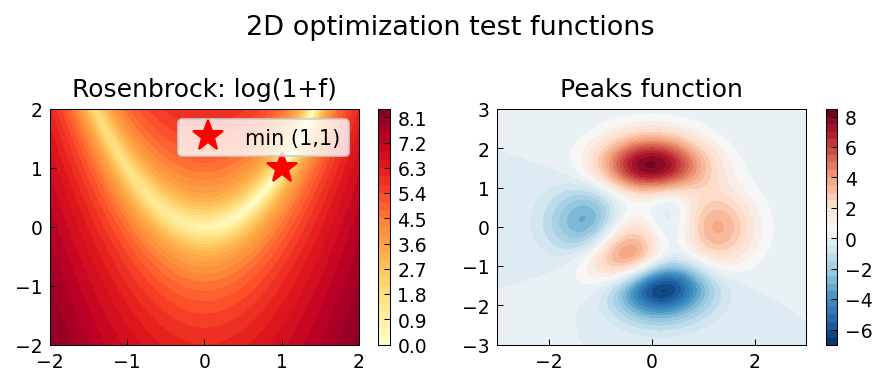

Generate this figure with Python:
"""Global optimization in 2D.

Finds global minima of 2D test functions using Chebfun2 root-finding,
following opt/DixonSzego.m by Fowkes & Trefethen (November 2010),
opt/Rosenbrock.m by Trefethen (October 2010), and
opt/ConstrainedOptimization.m by Alex Townsend (January 2014).

Original MATLAB Chebfun: Copyright 2017 by The University of Oxford and
The Chebfun Developers. See https://www.chebfun.org/ for Chebfun information.
"""
import os

os.environ.setdefault("XLA_PYTHON_CLIENT_PREALLOCATE", "false")

import matplotlib

matplotlib.use("Agg")
import os
import sys

import jax.numpy as jnp
import matplotlib.pyplot as plt
import numpy as np

sys.path.insert(0, os.path.join(os.path.dirname(__file__), '..', '..', 'src'))

import chebfunjax as cj
from chebfunjax.plotting import chebfun_style

chebfun_style()

def run():
    print("=" * 60)
    print("Global optimization in 2D")
    print("=" * 60)

    # --- Rosenbrock function ---
    # f(x,y) = (1-x)^2 + 100*(y-x^2)^2
    # Global min at (1, 1), f = 0
    print("\nRosenbrock function on [-2,2]^2:")

    def rosen(x, y):
        return (1 - x)**2 + 100 * (y - x**2)**2

    f_rosen = cj.chebfun2(rosen, domain=[-2, 2, -2, 2])
    print(f"  Rank: {f_rosen.rank}")

    # Minimum should be at (1, 1)
    val_at_min = float(f_rosen(jnp.array(1.0), jnp.array(1.0)))
    print(f"  f(1,1) = {val_at_min:.2e}  (exact: 0)")
    assert abs(val_at_min) < 1e-10

    # Global minimum value (should be ~0 near (1,1))
    # Sample on grid to find approximate minimum
    xs_s = np.linspace(-2, 2, 50)
    ys_s = np.linspace(-2, 2, 50)
    XS, YS = np.meshgrid(xs_s, ys_s)
    Z_rosen = np.array(rosen(jnp.array(XS), jnp.array(YS)))
    min_idx = np.unravel_index(np.argmin(Z_rosen), Z_rosen.shape)
    print(f"  Grid minimum at ({xs_s[min_idx[1]]:.2f}, {ys_s[min_idx[0]]:.2f})")

    # --- Peaks function (MATLAB classic) ---
    print("\nPeaks function:")

    def peaks(x, y):
        t1 = 3 * (1 - x)**2 * jnp.exp(-(x**2) - (y + 1)**2)
        t2 = -10 * (x/5 - x**3 - y**5) * jnp.exp(-x**2 - y**2)
        t3 = -(1.0/3.0) * jnp.exp(-(x+1)**2 - y**2)
        return t1 + t2 + t3

    f_peaks = cj.chebfun2(peaks, domain=[-3, 3, -3, 3])
    print(f"  Rank: {f_peaks.rank}")

    val_test = float(f_peaks(jnp.array(0.0), jnp.array(0.0)))
    val_exact = float(peaks(jnp.array(0.0), jnp.array(0.0)))
    err = abs(val_test - val_exact)
    print(f"  f(0,0) error: {err:.2e}")
    assert err < 1e-10

    # --- Plot ---
    _here = os.path.dirname(os.path.abspath(__file__))
    fig, axes = plt.subplots(1, 2)

    xs_p = np.linspace(-2, 2, 80)
    ys_p = np.linspace(-2, 2, 80)
    XP, YP = np.meshgrid(xs_p, ys_p)
    ZR = np.log(1 + np.array(rosen(XP, YP)))  # log for visibility

    im1 = axes[0].contourf(XP, YP, ZR, levels=30, cmap="YlOrRd")
    axes[0].plot(1, 1, 'r*', markersize=15, label='min (1,1)')
    axes[0].set_title("Rosenbrock: log(1+f)", fontsize=12)
    axes[0].legend(); fig.colorbar(im1, ax=axes[0])

    xs_q = np.linspace(-3, 3, 80)
    ys_q = np.linspace(-3, 3, 80)
    XQ, YQ = np.meshgrid(xs_q, ys_q)
    ZP = np.array(peaks(jnp.array(XQ), jnp.array(YQ)))
    im2 = axes[1].contourf(XQ, YQ, ZP, levels=30, cmap="RdBu_r")
    axes[1].set_title("Peaks function", fontsize=12)
    fig.colorbar(im2, ax=axes[1])

    fig.suptitle("2D optimization test functions", fontsize=13)
    fig.tight_layout()
    fig.savefig(os.path.join(_here, "optimization_2d.png"), dpi=150, bbox_inches="tight")
    plt.close(fig)

    print("\nAll assertions passed.")
    return True

if __name__ == "__main__":
    run()
